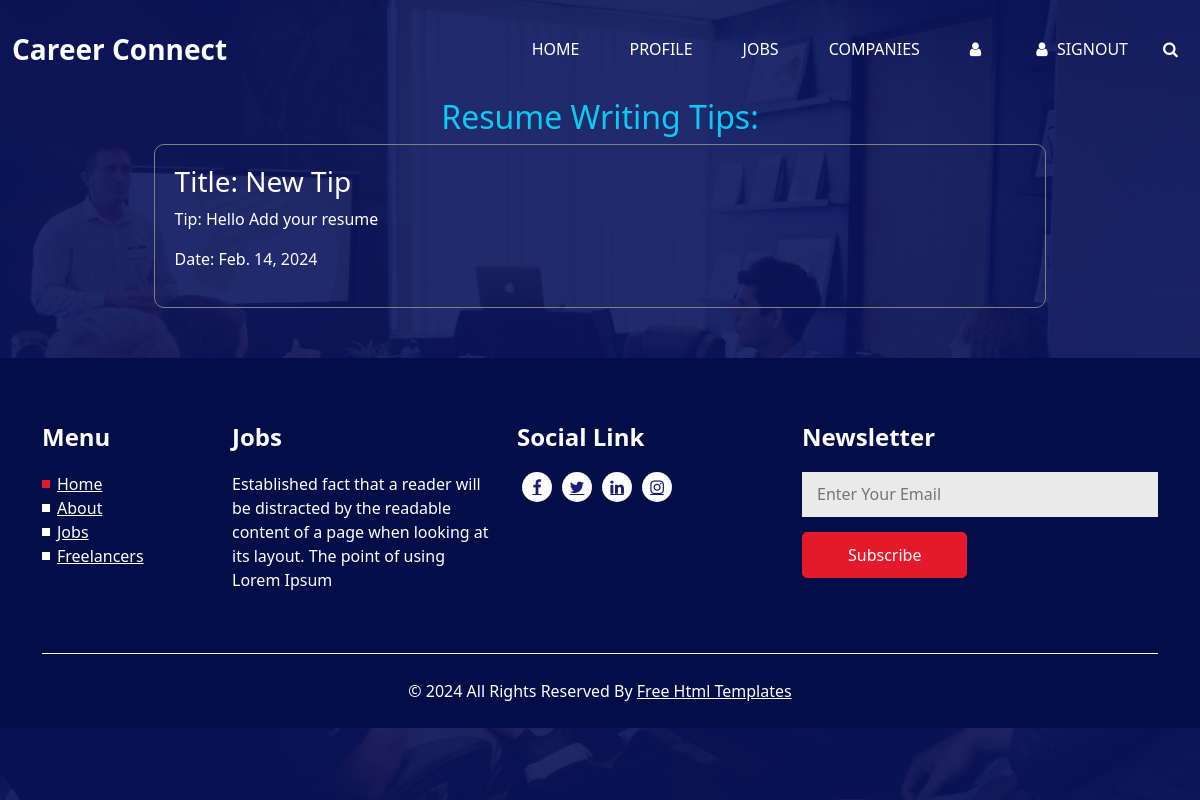
The app's page /ResumeTips with its own data.
### Home/models.py (models this page shows)
class ResumeWritingTips(models.Model):
    tip_title = models.CharField(max_length = 255)
    tip = models.CharField(max_length=255)
    date = models.DateField(auto_now_add = True)

### Home/views.py (the view)
# urls.py: path("ResumeTips",views.ResumeTips,name="ResumeTips"),
def ResumeTips(request):
    tip = ResumeWritingTips.objects.all()
    return render(request,"tips.html",{"tip":tip})

### templates/tips.html (shortened to what this page needs)
{% extends "homeindex.html" %}
{% block content %}
<link href="https://cdn.jsdelivr.net/npm/bootstrap@5.3.2/dist/css/bootstrap.min.css" rel="stylesheet">
<h2 class="text-center text-info">Resume Writing Tips: </h2>
<div class="container">
    {% for i in tip %}
    <div class="content">
        <h3>Title: {{i.tip_title}} </h3>
        <p>Tip: {{i.tip}}</p>
        <p>Date: {{i.date}}</p>
    </div>
    {% endfor  %}
</div>
 {% endblock %}

### static/css/style.css (style rules this page uses)
body { font-family: 'Poppins', sans-serif; color: #0c0c0c; background-color: #ffffff; overflow-x: hidden; }

### templates/tips.html (style rules this page uses)
.content { width:80%; margin: auto; padding: 20px; border: 1px solid gray; color: white; margin-bottom: 50px; border-radius: 10px; }

### records on screen
ResumeWritingTips: tip_title "New Tip", tip "Hello Add your resume", date "Feb. 14, 2024"
